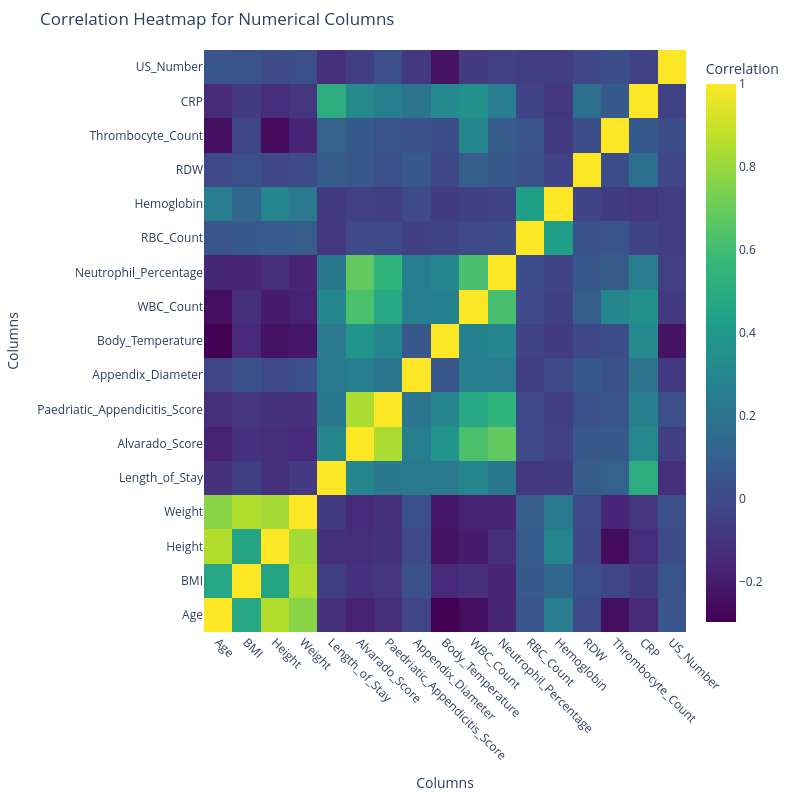

Here is the notebook cell this chart was saved with:
### Markdown cell above
# EDA

### Code cell
# Select only numerical columns
numerical_df = df_cleaned.select_dtypes(include=['number'])
# Calculate the correlation matrix
correlation_matrix = numerical_df.corr()

# Create the heatmap
heatmap = go.Figure(
    data=go.Heatmap(
        z=correlation_matrix.values,  # Correlation values
        x=correlation_matrix.columns,  # Column labels
        y=correlation_matrix.columns,  # Row labels
        colorscale="Viridis",  # Choose a color scale
        colorbar=dict(title="Correlation"),  # Add a color bar
        hoverongaps=False  # Display gaps in missing data
    )
)

# Update layout for better appearance
heatmap.update_layout(
    title="Correlation Heatmap for Numerical Columns",
    xaxis=dict(title="Columns", tickangle=45),  # Rotate x-axis labels
    yaxis=dict(title="Columns"),
    height=800,  # Adjust height
    width=800,  # Adjust width
    margin=dict(l=50, r=50, t=50, b=100)  # Add margin for readability
)

# Display the heatmap
heatmap.show()

### Figure 1 — Plotly figure (JSON) as saved in the notebook; plotly's stock layout.template omitted (floating-point values rounded to 4 significant figures; data arrays with more than 128 entries replaced by an {"elided": "..."} marker saying what was removed)
{"data": [{"colorbar": {"title": {"text": "Correlation"}}, "colorscale": [[0, "#440154"], [0.1111, "#482878"], [0.2222, "#3e4989"], [0.3333, "#31688e"], [0.4444, "#26828e"], [0.5556, "#1f9e89"], [0.6667, "#35b779"], [0.7778, "#6ece58"], [0.8889, "#b5de2b"], [1, "#fde725"]], "hoverongaps": false, "type": "heatmap", "x": ["Age", "BMI", "Height", "Weight", "Length_of_Stay", "Alvarado_Score", "Paedriatic_Appendicitis_Score", "Appendix_Diameter", "Body_Temperature", "WBC_Count", "Neutrophil_Percentage", "RBC_Count", "Hemoglobin", "RDW", "Thrombocyte_Count", "CRP", "US_Number"], "y": ["Age", "BMI", "Height", "Weight", "Length_of_Stay", "Alvarado_Score", "Paedriatic_Appendicitis_Score", "Appendix_Diameter", "Body_Temperature", "WBC_Count", "Neutrophil_Percentage", "RBC_Count", "Hemoglobin", "RDW", "Thrombocyte_Count", "CRP", "US_Number"], "z": {"elided": "17x17 float values"}}], "layout": {"height": 800, "margin": {"b": 100, "l": 50, "r": 50, "t": 50}, "title": {"text": "Correlation Heatmap for Numerical Columns"}, "width": 800, "xaxis": {"autorange": true, "range": [-0.5, 16.5], "tickangle": 45, "title": {"text": "Columns"}, "type": "category"}, "yaxis": {"autorange": true, "range": [-0.5, 16.5], "title": {"text": "Columns"}, "type": "category"}}}
